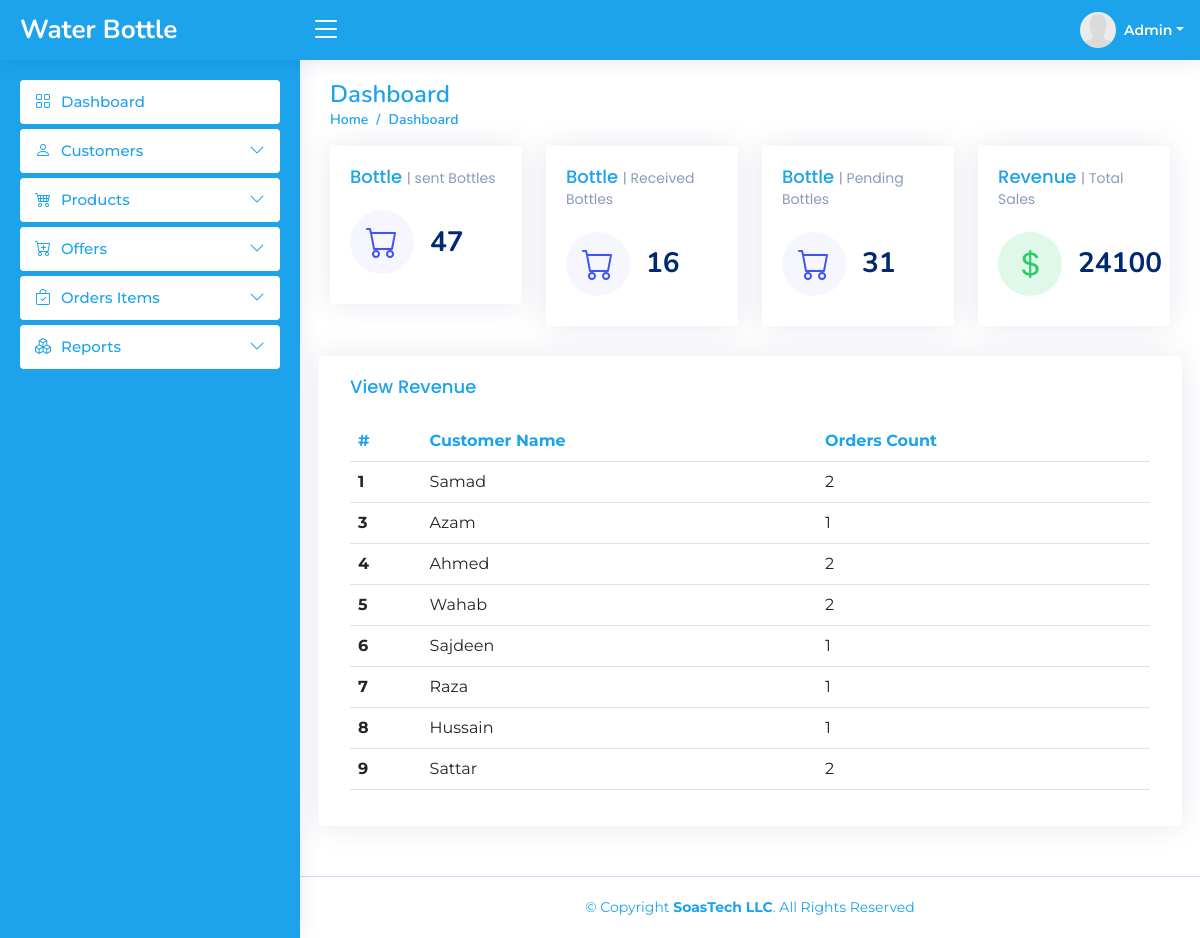
The page /Dashboard/viewrevenue.php (signed in) on the database its author committed.
### tables this page shows
CREATE TABLE `customers` (
  `customer_id` int(11) NOT NULL,
  `firstname` varchar(50) NOT NULL,
  `lastname` varchar(50) NOT NULL,
  `email` varchar(50) NOT NULL,
  `phone_number` text NOT NULL,
  `address` varchar(50) NOT NULL,
  `product_id` int(11) DEFAULT NULL
);

### Dashboard/viewrevenue.php (the view, shortened to what this page needs)
<?php
include("../conn.php");
if (isset($_SESSION['admin'])) {
    $queryTotalSales = "SELECT SUM(subtotal) AS total_sales FROM order_items";
    $resultTotalSales = mysqli_query($conn, $queryTotalSales);
    $rowTotalSales = mysqli_fetch_assoc($resultTotalSales);
    $totalSales = $rowTotalSales['total_sales'];
    $queryBottles = "SELECT SUM(send_bottles) AS sent_bottles, SUM(received_bottles) AS received_bottles FROM order_items";
    $resultBottles = mysqli_query($conn, $queryBottles);
    $rowBottles = mysqli_fetch_assoc($resultBottles);
    $sentBottles = $rowBottles['sent_bottles'];
    $receivedBottles = $rowBottles['received_bottles'];
    $pendingBottles = $sentBottles - $receivedBottles;
    $queryCustomers = "SELECT customers.customer_id, customers.lastname AS customer_name, COUNT(order_items.customer_id) AS order_count
    FROM customers
    LEFT JOIN order_items ON customers.customer_id = order_items.customer_id
    GROUP BY customers.customer_id, customers.lastname";
    $resultCustomers = mysqli_query($conn, $queryCustomers);
    ?>
    <!DOCTYPE html>
    <html lang="en">
    <head>
        <link href="assets/vendor/bootstrap/css/bootstrap.min.css" rel="stylesheet">
        <link href="assets/vendor/bootstrap-icons/bootstrap-icons.css" rel="stylesheet">
        <link href="assets/vendor/boxicons/css/boxicons.min.css" rel="stylesheet">
        <link href="assets/vendor/quill/quill.snow.css" rel="stylesheet">
        <link href="assets/vendor/quill/quill.bubble.css" rel="stylesheet">
        <link href="assets/vendor/remixicon/remixicon.css" rel="stylesheet">
        <link href="assets/vendor/simple-datatables/style.css" rel="stylesheet">
        <link href="assets/css/style.css" rel="stylesheet">
    </head>
    <body>
        <?php
        include('./header.php');
        ?>
        <?php
        include('./sidebar.php');
        ?>
        <main id="main" class="main">
            <div class="pagetitle">
                <h1>Dashboard</h1>
                <nav>
                    <ol class="breadcrumb">
                        <li class="breadcrumb-item"><a href="index.php">Home</a></li>
                        <li class="breadcrumb-item active">Dashboard</li>
                    </ol>
                </nav>
            </div>
            <section class="section dashboard">
                <div class="row">
                    <div class="col-lg-12">
                        <div class="row">
                            <div class="col-xxl-4 col-sm-6 col-xs-12 col-md-3">
                                <div class="card info-card sales-card">
                                    <div class="card-body">
                                        <h5 class="card-title">Bottle <span>| sent Bottles</span></h5>
                                        <div class="d-flex align-items-center">
                                            <div
                                                class="card-icon rounded-circle d-flex align-items-center justify-content-center">
                                                <i class="bi bi-cart"></i>
                                            </div>
                                            <div class="ps-3">
                                                <h6>
                                                    <?php echo $sentBottles; ?>
                                                </h6>
                                            </div>
                                        </div>
                                    </div>
                                </div>
                            </div>
                            <div class="col-xxl-4 col-sm-6 col-xs-12 col-md-3">
                                <div class="card info-card sales-card">
                                    <div class="card-body">
                                        <h5 class="card-title">Bottle <span>| Received Bottles</span></h5>
                                        <div class="d-flex align-items-center">
                                            <div
                                                class="card-icon rounded-circle d-flex align-items-center justify-content-center">
                                                <i class="bi bi-cart"></i>
                                            </div>
                                            <div class="ps-3">
                                                <h6>
                                                    <?php echo $receivedBottles; ?>
                                                </h6>
                                            </div>
                                        </div>
                                    </div>
                                </div>
                            </div>
                            <div class="col-xxl-4 col-sm-6 col-xs-12 col-md-3">
                                <div class="card info-card sales-card">
                                    <div class="card-body">
                                        <h5 class="card-title">Bottle <span>| Pending Bottles</span></h5>
                                        <div class="d-flex align-items-center">
                                            <div
                                                class="card-icon rounded-circle d-flex align-items-center justify-content-center">
                                                <i class="bi bi-cart"></i>
                                            </div>
                                            <div class="ps-3">
                                                <h6>
                                                    <?php echo $pendingBottles; ?>
                                                </h6>
                                            </div>
                                        </div>
                                    </div>
                                </div>
                            </div>
                            <div class="col-xxl-4 col-sm-6 col-xs-12 col-md-3">
                                <div class="card info-card revenue-card">
                                    <div class="card-body">
                                        <h5 class="card-title">Revenue <span>| Total Sales</span></h5>
                                        <div class="d-flex align-items-center">
                                            <div
                                                class="card-icon rounded-circle d-flex align-items-center justify-content-center">
                                                <i class="bi bi-currency-dollar"></i>
                                            </div>
                                            <div class="ps-3">
                                                <h6>
                                                    <?php echo $totalSales; ?>
                                                </h6>
                                            </div>
                                        </div>
                                    </div>
                                </div>
                            </div>
                        </div>
                    </div>
                    <div class="col-lg-12">
                        <div class="row">
                            <div class="card">
                                <div class="card-body">
                                    <h5 class="card-title">View Revenue</h5>
                                    <table class="table table-hover datatable">
                                        <thead class="samad-dashborad-header">
                                            <tr>
                                                <th scope="col">#</th>
                                                <th>Customer Name</th>
                                                <th>Orders Count</th>
                                            </tr>
                                        </thead>
                                        <tbody>
                                            <?php while ($row = mysqli_fetch_assoc($resultCustomers)) { ?>
                                                <tr>
                                                    <th scope="row">
                                                        <?php echo $row['customer_id'] ?>
                                                    </th>
                                                    <td>
                                                        <?php echo $row['customer_name']; ?>
                                                    </td>
                                                    <td>
                                                        <?php echo $row['order_count']; ?>
                                                    </td>
                                                </tr>
                                            <?php } ?>
                                        </tbody>
                                    </table>
                                </div>
                            </div>
                        </div>
                    </div>
                </div>
            </section>
        </main>
        <?php
        include('./footer.php');
        ?>
    </body>
    </html>
    <?php
} else {
    header("location:../admin.php");
}
?>

### Dashboard/assets/css/style.css (style rules this page uses)
:root { scroll-behavior: smooth; }
body { font-family: "Montserrat", sans-serif; }
a { color: #1CA3EC; text-decoration: none; }
h1, h2, h3, h4, h5, h6 { font-family: "Nunito", sans-serif; }
#main { margin-top: 60px; padding: 20px 30px; transition: all 0.3s; }
.pagetitle { margin-bottom: 10px; }
.pagetitle h1 { font-size: 24px; margin-bottom: 0; font-weight: 600; color: #1CA3EC; }
.card { margin-bottom: 30px; border: none; border-radius: 5px; box-shadow: 0px 0 30px rgba(1, 41, 112, 0.1); }
.card-title { padding: 20px 0 15px 0; font-size: 18px; font-weight: 500; color: #1CA3EC; font-family: "Poppins", sans-serif; }
.table .samad-dashborad-header th { color: #1CA3EC; text-wrap: nowrap; }
.card-title span { color: #899bbd; font-size: 14px; font-weight: 400; }
.card-body { padding: 0 20px 20px 20px; width: 100%; overflow-x: auto; }
.breadcrumb { font-size: 14px; font-family: "Nunito", sans-serif; color: #1CA3EC; font-weight: 600; }
.breadcrumb a { color: #1CA3EC; transition: 0.3s; }
.breadcrumb .breadcrumb-item::before { color: #1CA3EC; }
.breadcrumb .active { color: #1CA3EC; font-weight: 600; }
@media (min-width: 1200px) { #main, #footer { margin-left: 300px; } }
.dashboard .info-card { padding-bottom: 10px; }
.dashboard .info-card h6 { font-size: 28px; color: #012970; font-weight: 700; margin: 0; padding: 0; }
.dashboard .card-icon { font-size: 32px; line-height: 0; width: 64px; height: 64px; flex-shrink: 0; flex-grow: 0; }
.dashboard .sales-card .card-icon { color: #4154f1; background: #f6f6fe; }
.dashboard .revenue-card .card-icon { color: #2eca6a; background: #e0f8e9; }

### rows shown on the page
customers: customer_id "1", lastname "Samad", order_count "2"
customers: customer_id "3", lastname "Azam", order_count "1"
customers: customer_id "4", lastname "Ahmed", order_count "2"
customers: customer_id "5", lastname "Wahab", order_count "2"
customers: customer_id "6", lastname "Sajdeen", order_count "1"
customers: customer_id "7", lastname "Raza", order_count "1"
customers: customer_id "8", lastname "Hussain", order_count "1"
customers: customer_id "9", lastname "Sattar", order_count "2"

### other values the page prints
$sentBottles "47"
$receivedBottles "16"
$pendingBottles "31"
$totalSales "24100"
